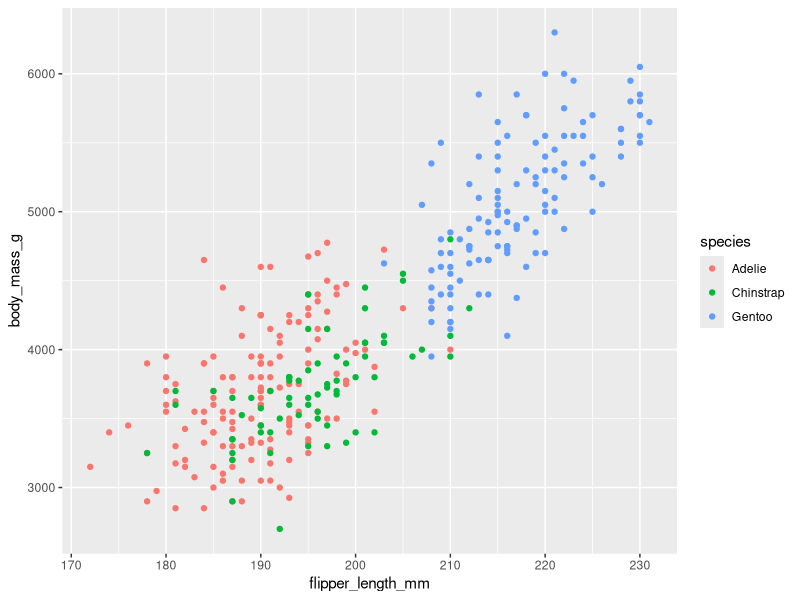
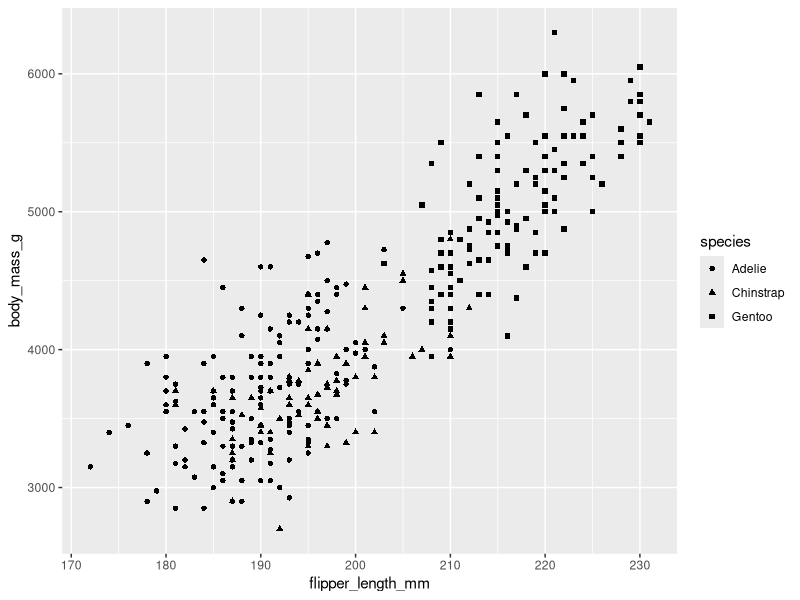
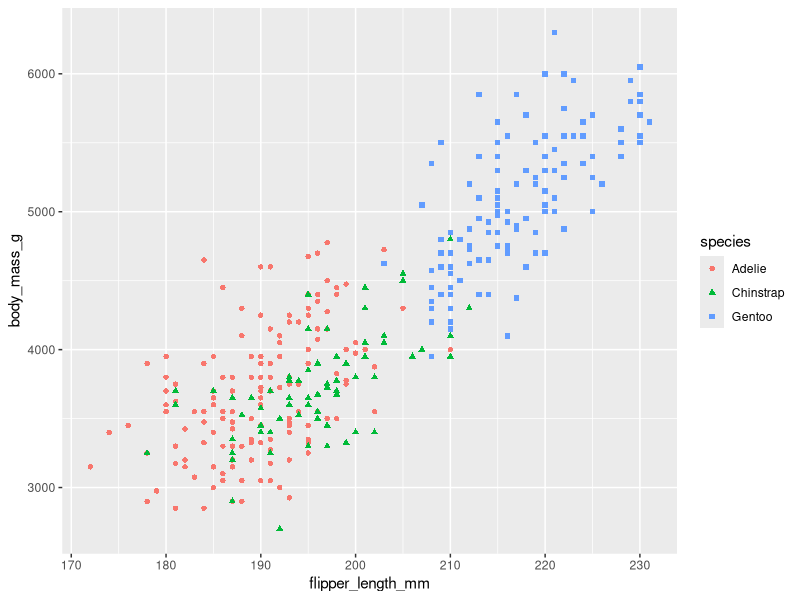
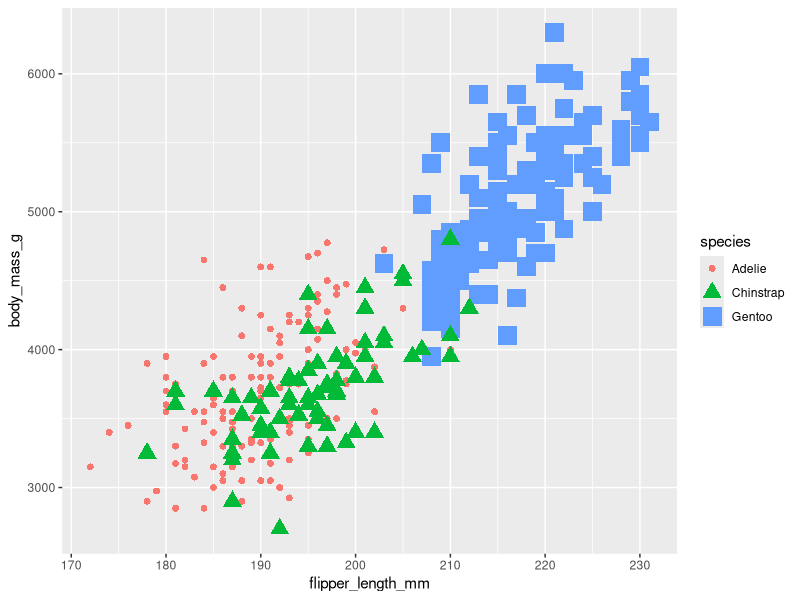
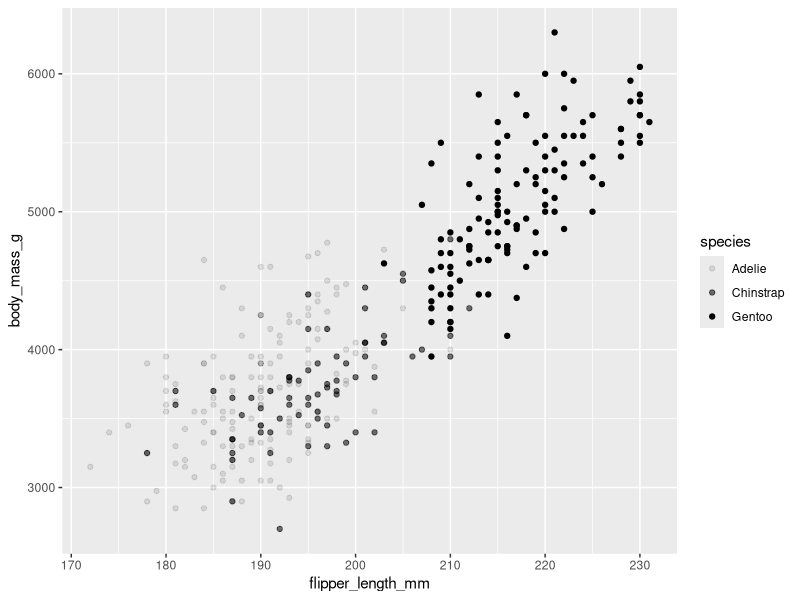
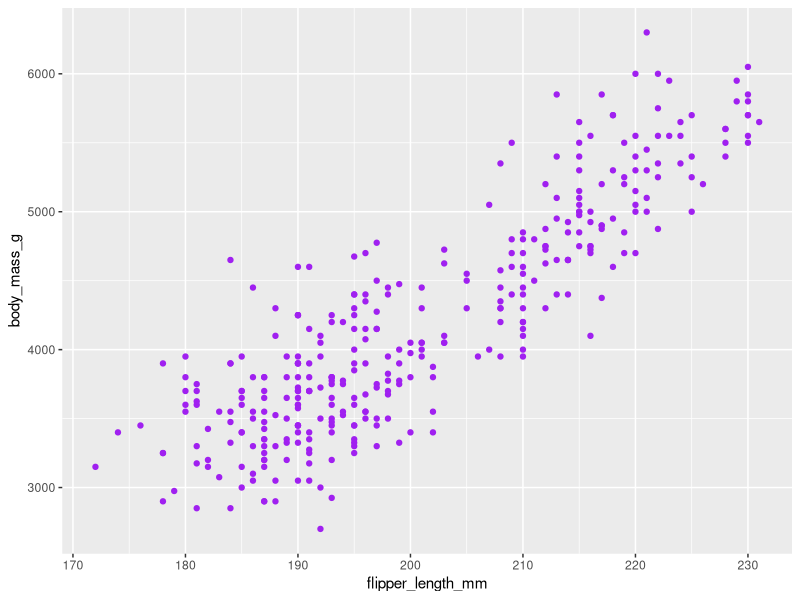
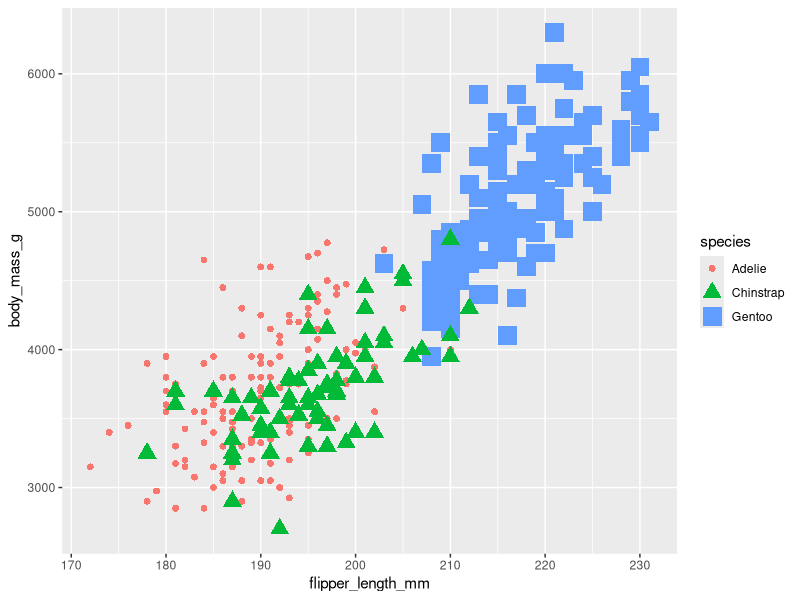
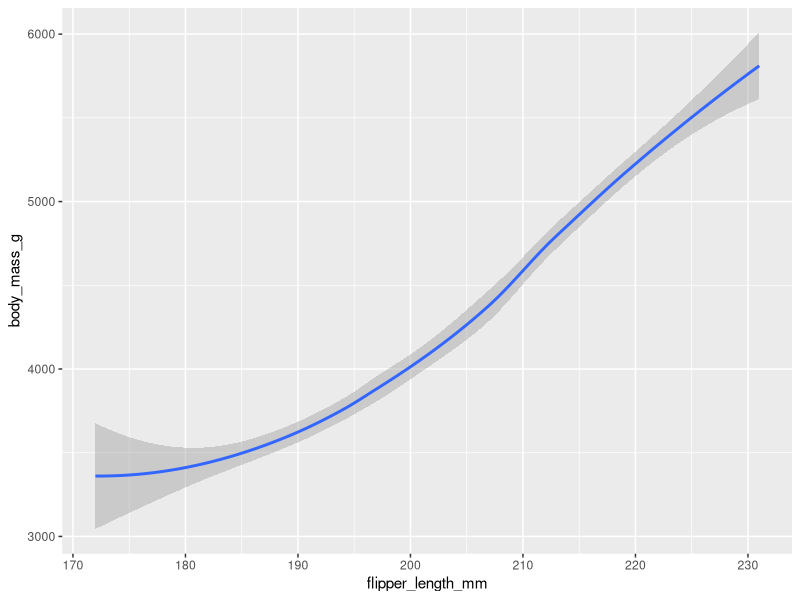

Source code (R) for these figures, in order:

install.packages("ggplot2")
install.packages("palmerpenguins")
library(ggplot2)
library(palmerpenguins)
data("penguins")
View(penguins)
#  geom_point  ---------------------------------------------------------------------------------------------------------------------------------
#colores
ggplot(data = penguins) +geom_point(mapping = aes(x = flipper_length_mm, y =
                                                    body_mass_g, color=species))
#formas
ggplot(data = penguins) +geom_point(mapping = aes(x = flipper_length_mm, y =
                                                    body_mass_g, shape=species))
#ambas cosas
ggplot(data = penguins) +geom_point(mapping = aes(x = flipper_length_mm, y =
                                                    body_mass_g,shape=species, color=species))
#y tamaño
ggplot(data = penguins) +geom_point(mapping = aes(x = flipper_length_mm, y =
                                                    body_mass_g, color=species, size=species,shape=species))
#con apha
ggplot(data = penguins) +geom_point(mapping = aes(x = flipper_length_mm, y =
                                                    body_mass_g, alpha=species))
#con color elegido
ggplot(data = penguins) +geom_point(mapping = aes(x = flipper_length_mm, y =
                                                    body_mass_g), color="purple")
#ejemplo etetica
ggplot(data=penguins)+ geom_point(mapping=aes(x = flipper_length_mm, y =
                                        body_mass_g, color=species, size=species, shape = species)) 
#---------------------------------------------------------------------------------------------------------------------------
#otras figuras de gráficos


#linea
ggplot(data = penguins) +geom_smooth(mapping = aes(x = flipper_length_mm, y =
                                                    body_mass_g))
#lineas con diferentes colores según tipo
ggplot(data = penguins) +geom_smooth(mapping = aes(x = flipper_length_mm, y =
                                                     body_mass_g, color=species))
#dispersion y linea
ggplot(data = penguins) +geom_smooth(mapping = aes(x = flipper_length_mm, y =
                                                     body_mass_g))+
  geom_point(mapping = aes(x = flipper_length_mm, y =
                             body_mass_g))

#con jitter
ggplot(data = penguins) +geom_jitter(mapping = aes(x = flipper_length_mm, y =
                                                     body_mass_g))
#--------------------------------------------------------------------------
#con diamantes barras
ggplot(data = diamonds)+
  geom_bar(mapping=aes(x=cut,color=cut))
#con fill un color en el interior de cada barra
ggplot(data = diamonds)+
  geom_bar(mapping=aes(x=cut,fill=cut)) + facet_wrap(~cut) 
#barras de diferentes colores
ggplot(data = diamonds)+
  geom_bar(mapping=aes(x=cut,fill=clarity))

#facetas. Separa en diagramas cada variable
ggplot(data=penguins, aes(x=flipper_length_mm, y=body_mass_g)) +
         geom_point(aes(color=species)) + facet_wrap(~species) +
  labs(title ="Palmer Penguis: Body Mass vs. Fliper Length")
#con facet_wrap
ggplot(data = diamonds)+
  geom_bar(mapping=aes(x=color,fill=cut))+
  facet_wrap(~cut)
#con facet_grid->dos variables
ggplot(data=penguins, aes(x=flipper_length_mm, y=body_mass_g)) +
  geom_point(aes(color=species)) + facet_grid(sex~species) +
  labs(title ="Palmer Penguis: Body Mass vs. Fliper Length")


#TITULO Y SUBTITULO
ggplot(data=penguins, aes(x=flipper_length_mm, y=body_mass_g)) +
  geom_point(aes(color=species)) + facet_grid(sex~species) +
  labs(title ="Palmer Penguis: Body Mass vs. Fliper Length", subtitle = "Ejemplo con trres cases de pinguinos")
#CON LEYENDAS
ggplot(data=penguins, aes(x=flipper_length_mm, y=body_mass_g)) +
  geom_point(aes(color=species)) + facet_grid(sex~species) +
  labs(title ="Palmer Penguis: Body Mass vs. Fliper Length", caption = "Datos de Dr. Kristen Gorman")
#INFORMACIÓN DENTRO DEL GRÁFICO
ggplot(data=penguins, aes(x=flipper_length_mm, y=body_mass_g)) +
  geom_point(aes(color=species)) +
  labs(title ="Palmer Penguis: Body Mass vs. Fliper Length")+
  annotate("text",x=220, y=3500, label = "Te Gentoos are the largest", color= "red", fontface="bold", size=4.5, angle=25)

#PARTE DEL TEXTO COMO VARIABLE
p <- ggplot(data=penguins, aes(x=flipper_length_mm, y=body_mass_g)) +
  geom_point(aes(color=species)) +
  labs(title ="Palmer Penguis: Body Mass vs. Fliper Length")


p + annotate("text",x=220, y=3500, label = "Te Gentoos are the largest", color= "red", fontface="bold", size=4.5, angle=25)

#GUARDAR ARCHIVO

pdf(file = "/Users/Universidad/Documents/example.pdf",    
    width = 4,     
    height = 4) 
plot(x = 1:10,     
     y = 1:10)
abline(v = 0)
text(x = 0, y = 1, labels = "Random text")
dev.off()


ggplot(data = penguins) + 
  
  geom_point(mapping = aes(x = flipper_length_mm, y = body_mass_g)) + labs(title = "Pinguinos")

